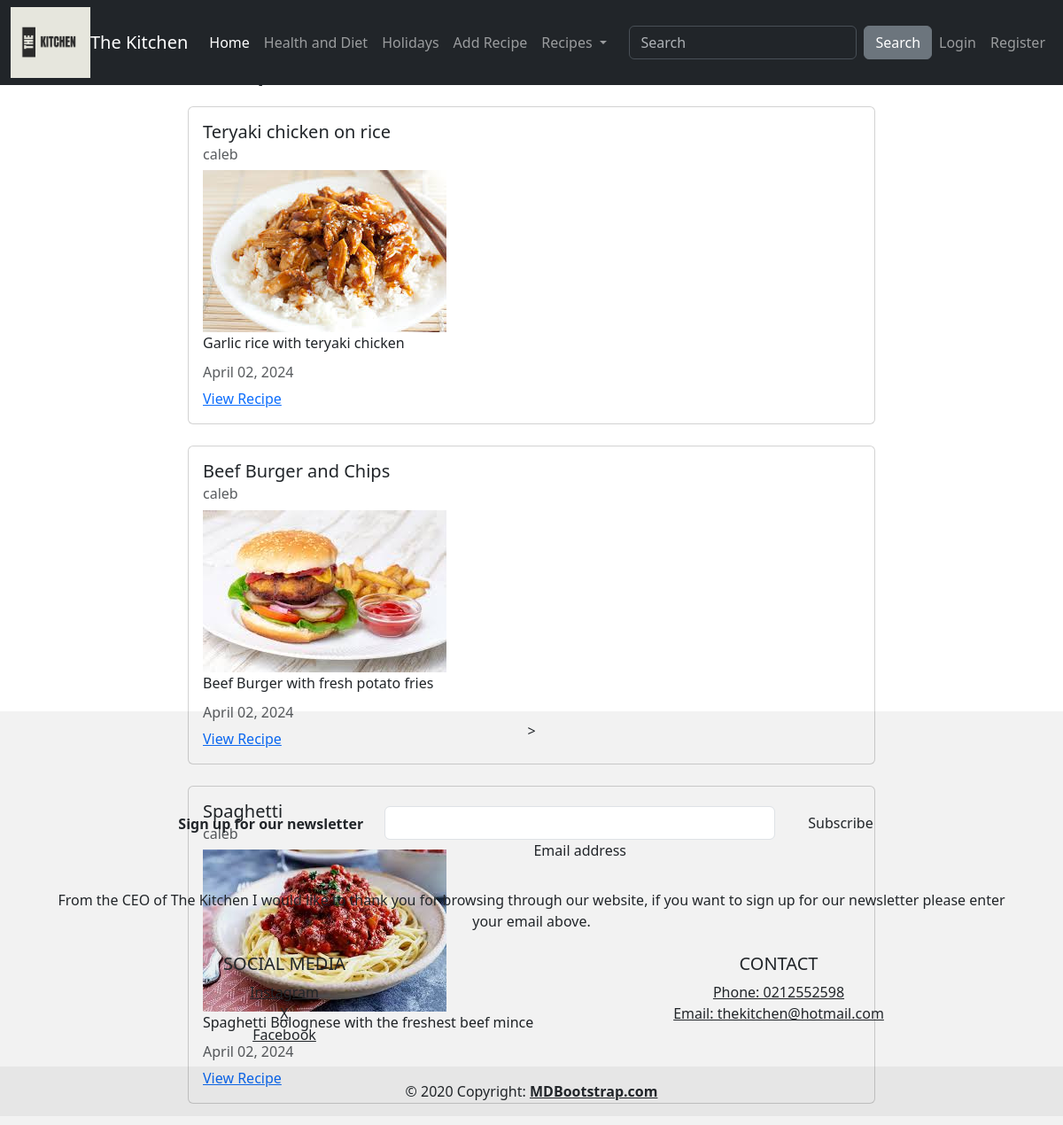
The app's page /recipes/3/ with its own data.
### recipe/models.py (models this page shows, shortened)
class recipe(models.Model):
    title = models.CharField(max_length = 100)
    description = models.TextField()
    image = models.ImageField(upload_to="recipe_images", null=True)
    author = models.ForeignKey(User, on_delete = models.CASCADE)
    created_at = models.DateTimeField(auto_now_add = True)
    updated_at = models.DateTimeField(auto_now = True)
    ingredients = models.TextField(null=True)
    method = models.TextField(null=True)
    meal_type = models.ForeignKey(MealType, on_delete=models.CASCADE, null=True)
    meal_diet = models.ManyToManyField(MealDiet, help_text="Hold ctrl or cmd to select more than one option")
    meal_holiday = models.ManyToManyField(HolidayMeal, help_text="Hold ctrl or cmd to select more than one option")

### recipe/views.py (the view)
# urls.py: path('recipes/<int:meal_id>/', views.meal_display, name='recipes-recipes'),
def meal_display(request, meal_id):
    meal = get_object_or_404(models.MealType, pk=meal_id)
    meals_in_category = models.recipe.objects.filter(meal_type=meal)
    context ={
        'meal': meal,
        'meal_type': meals_in_category,
    }
    return render(request, 'recipe/recipes.html', context)

### recipe/templates/recipe/recipes.html
{% extends "recipe/base.html" %}
{% block content %}
<h1>Recipes:</h1>
{% for recipe in meal_type %}
<div class="card my-4">
    <div class="card-body">
      <h5 class="card-title">{{ recipe.title }}</h5>
      <h6 class="card-subtitle mb-2 text-muted">{{ recipe.author }}</h6>
      <img src="{{ recipe.image.url }}">
      <p class="card-text">{{ recipe.description }}</p>
      <h6 class="card-subtitle mb-2 text-muted">{{ recipe.updated_at|date:"F d, Y" }}</h6>
      <a href="{% url 'recipes-detail' recipe.pk %}" class="card-link">View Recipe</a>
    </div>
</div>
{% endfor %}
{% endblock content %}

### records on screen
recipe: title "Teryaki chicken on rice", author "caleb", image (picture), description "Garlic rice with teryaki chicken", updated_at "April 02, 2024"
recipe: title "Beef Burger and Chips", author "caleb", image (picture), description "Beef Burger with fresh potato fries", updated_at "April 02, 2024"
recipe: title "Spaghetti", author "caleb", image (picture), description "Spaghetti Bolognese with the freshest beef mince", updated_at "April 02, 2024"
